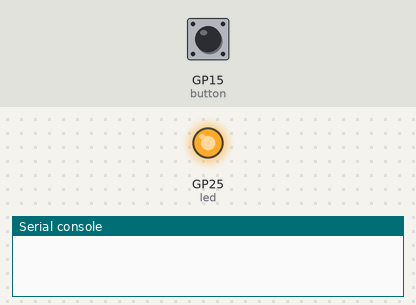
The program below on a simulated Raspberry Pi Pico running MicroPython. Shown: output pins drawn as LEDs (lit = HIGH), the last lines printed to the serial console. The test bench sets the inputs (shaded band); at power-on: GP15 (button) HIGH.

Above: at 1.2 s.
1.3 s: GP15 (button) pulled LOW for 0.15 s
At 1.4 s:
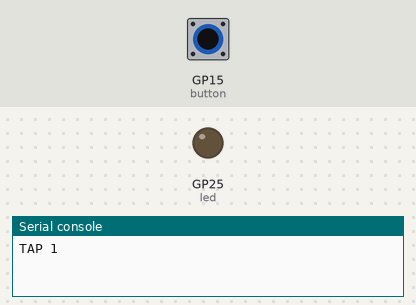
Timing chart, 0 to 4.3 s (numbered marks = the images above; inputs shaded):
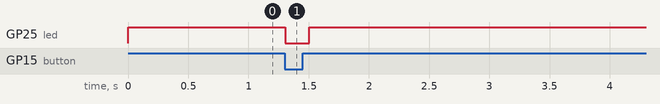

The program:

main_usb.py
```python
# main_usb.py - the USB serial version of the button, the wired route for the
# exhibition, decided 2026-08-04
#
# 2026-08-04: the button is mounted on the K669B, a two-core cable runs to a
# Pico beside the Mac, and one USB cable carries both power and communication.
# WiFi leaves entirely, taking packet loss, the access point and heartbeat
# timeouts with it. The WiFi version (main.py) is kept for the worn mode, where
# no cable can be run and it is still the right answer.
#
# The protocol is the same as the UDP version, one message per line, TAP n and
# HB n, and SerialTapListener in tap_listen.py on the Mac reads the printed
# output directly. Serial is reliable, so the three redundant sends are not
# needed.
#
# Wiring as in main.py: the two diagonal legs of the button to GP15 and GND,
# internal pull-up, pressed reads 0.

import time

from machine import Pin

DEBOUNCE_MS = 200
HEARTBEAT_S = 2.0

button = Pin(15, Pin.IN, Pin.PULL_UP)
led = Pin("LED", Pin.OUT)
led.on()                                  # steady on from power-up means alive

seq, last = 0, 1
t_hb = time.ticks_ms()
while True:
    v = button.value()
    if last == 1 and v == 0:              # falling edge, active low
        seq += 1
        print("TAP", seq)
        led.off()                         # a brief blink on press, as visual feedback
        time.sleep_ms(DEBOUNCE_MS)
        led.on()
    last = v
    if time.ticks_diff(time.ticks_ms(), t_hb) > int(HEARTBEAT_S * 1000):
        print("HB", seq)
        t_hb = time.ticks_ms()
    time.sleep_ms(5)
```

Measured:
- after the input at 1.3 s, GP25 (led): HIGH → LOW at once, → HIGH 0.20 s later
